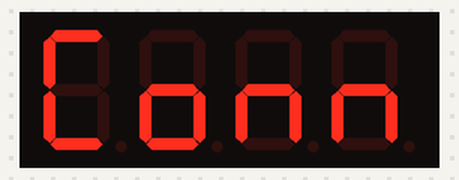
This sketch was run on a simulated ESP8266 (NodeMCU). Parts: 4-digit seven-segment display. WiFi joins after 1.5 s; servers stay silent unless stated; the local clock reads 2024-03-15 10:24:30 at power-on unless the sketch sets it.

Above: at 0.1 s.
At 1.6 s:
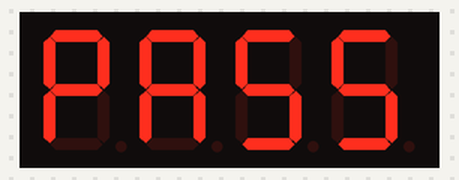
At 2.6 s:
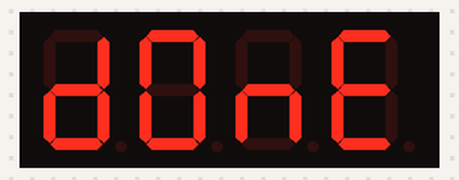
At 3.8 s:
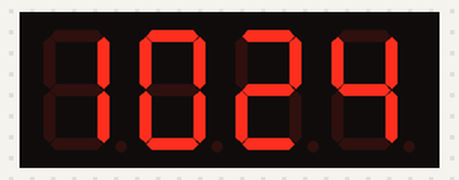
At 38.1 s:
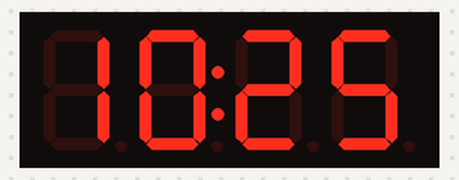

Measured:
- what the display in image 1 shows lasts 1.1 s, from 1.5 s to 2.6 s

The sketch:

main_no_ap.ino
```cpp
#include <ESP8266WiFi.h>
#include <time.h>
#include <TM1637Display.h>

// WiFi Config
#define WIFI_SSID     "wifi"
#define WIFI_PASSWORD "pass"

// NTP Config
int timezone = 8 * 3600;//中国+8
int dst = 0;

// Digital Pins
#define CLK D0  //gpio 16
#define DIO D4  //gpio 2
#define TEST_DELAY   2000

const uint8_t SEG_CONN[] = {
  SEG_A | SEG_D | SEG_E | SEG_F,                   // C
  SEG_C | SEG_D | SEG_E | SEG_G,                   // o
  SEG_C | SEG_E | SEG_G,                           // n
  SEG_C | SEG_E | SEG_G                            // n
  };

const uint8_t SEG_PASS[] = {
  SEG_A | SEG_B | SEG_E | SEG_F | SEG_G,           // P
  SEG_A | SEG_B | SEG_C | SEG_E | SEG_F | SEG_G,   // A
  SEG_A | SEG_C | SEG_D | SEG_F | SEG_G,           // S
  SEG_A | SEG_C | SEG_D | SEG_F | SEG_G            // S
  };

const uint8_t SEG_FAIL[] = {
  SEG_A | SEG_E | SEG_F | SEG_G,                   // F
  SEG_A | SEG_B | SEG_C | SEG_E | SEG_F | SEG_G,   // A
  SEG_F | SEG_G,                                   // I
  SEG_D | SEG_F | SEG_G                            // L
  };

const uint8_t SEG_DONE[] = {
  SEG_B | SEG_C | SEG_D | SEG_E | SEG_G,           // d
  SEG_A | SEG_B | SEG_C | SEG_D | SEG_E | SEG_F,   // O
  SEG_C | SEG_E | SEG_G,                           // n
  SEG_A | SEG_D | SEG_E | SEG_F | SEG_G            // E
  };

TM1637Display display(CLK, DIO);

String lastTimeStr;
unsigned long lastShowColon = 0;
bool showColon = false;
bool hourcheck=false;

void setup()
{
  display.setBrightness(0x01);// 0x01~0x0e

  // Connect WiFi
  WiFi.mode(WIFI_STA);
  WiFi.begin(WIFI_SSID, WIFI_PASSWORD);
  display.setSegments(SEG_CONN);

  while (WiFi.status() != WL_CONNECTED)
  {
    delay(500);
  }
  display.setSegments(SEG_PASS);
  delay(1000);

  // Get time from NTP server
  configTime(timezone, dst, "ntp.ku.ac.th", "fw.eng.ku.ac.th", "ilm.live.rmutt.ac.th");
  while (!time(nullptr))
  {
    delay(500);
  }
  display.setSegments(SEG_DONE);
    delay(1000);
}

void loop()
{
  while (WiFi.status() != WL_CONNECTED)
  {
    connect_wifi();
  }
  uint8_t hour;
  bool hourcheck;
  time_t now = time(nullptr);
  struct tm* p_tm = localtime(&now);

  hour=p_tm->tm_hour;

  if(hour<1)
  {
    hourcheck=true;
  }
  else
  {
    hourcheck=false;
  }
  if((p_tm->tm_sec % 2) == 0)
  {
    display.showNumberDecEx(hour*100+p_tm->tm_min,0x40 ,hourcheck);
  }
  else
  {
    display.showNumberDecEx(hour*100+p_tm->tm_min,0x00, hourcheck );
  }
}
void connect_wifi()
{
  WiFi.mode(WIFI_STA);
  WiFi.begin(WIFI_SSID, WIFI_PASSWORD);
  display.setSegments(SEG_CONN);
}
```
